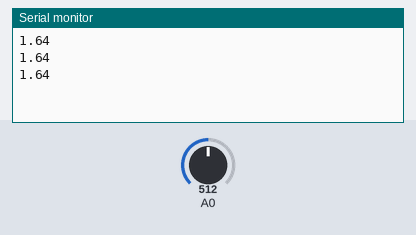
The sketch below on a simulated Arduino Nano, built with avr-gcc and run on an emulated ATmega328P. On the bench: the last lines printed to the serial monitor. Inputs (shaded band) come from the test bench; at power-on: A0 = 512.

Above: at 1.3 s.
1.4 s: A0 set to 716
At 1.9 s:
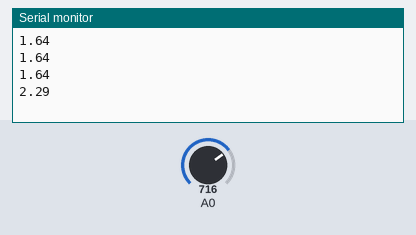
2.9 s: A0 set to 900
At 3.4 s:
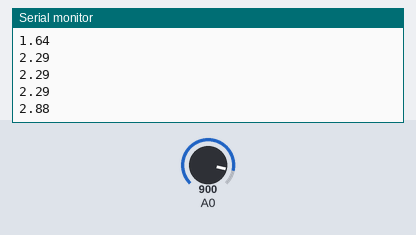
Timing chart, 0 to 5.9 s (numbered marks = the images above; inputs shaded):
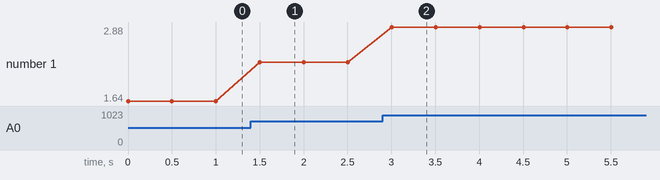

Measured:
- after the input at 1.4 s, the serial monitor: prints a new line after 0.10 s (image 1)
- after the input at 2.9 s, the serial monitor: prints a new line after 0.10 s (image 2)
- plotted number 1: 1.64 → 2.29 after the input at 1.4 s, 2.29 → 2.88 after the input at 2.9 s

The sketch:

BP.ino
```cpp
const float vRef = 3.27;
//const float uMin = 0.42;    // Voltage at 0 mmHg
//const float uMax = 4.5;    // voltage at max. pressure
//const float pMax = 10.0;   // Max pressure

void setup() {
  analogReference(EXTERNAL);  //VRef
  Serial.begin(115200);
  pinMode(A0, INPUT);
}

void loop() {
  int raw = analogRead(A0);
  float voltage = raw * (vRef / 1023.0);
  //float pressure = (voltage - uMin) * (pMax / (uMax - uMin));

  // Ausgabe
  //Serial.print("Value: ");
  //Serial.println(raw);
  //Serial.print(" | voltage: ");
  Serial.println(voltage, 2);
  //Serial.print(" V | pressure: ");
  //Serial.print(pressure, 2);
  //Serial.println(" mmHg");

  delay(500);
}
```
